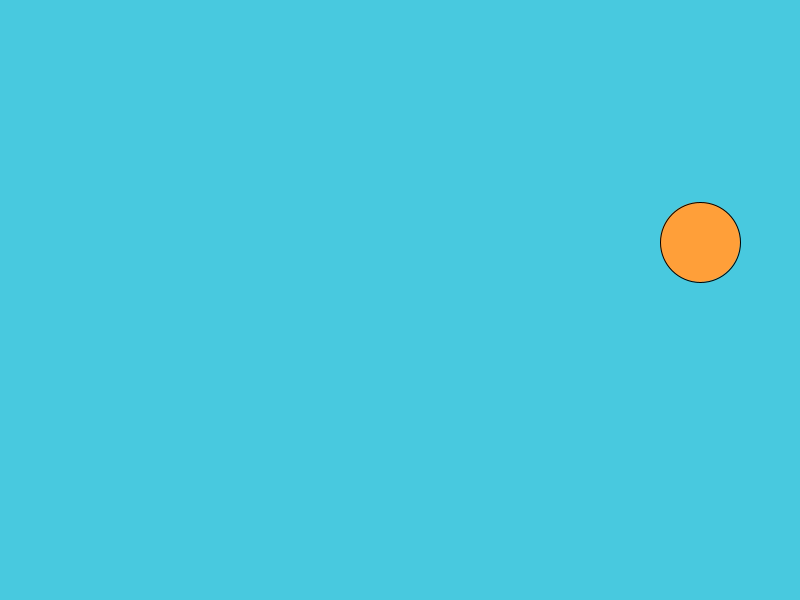
Frame 1 (no input)
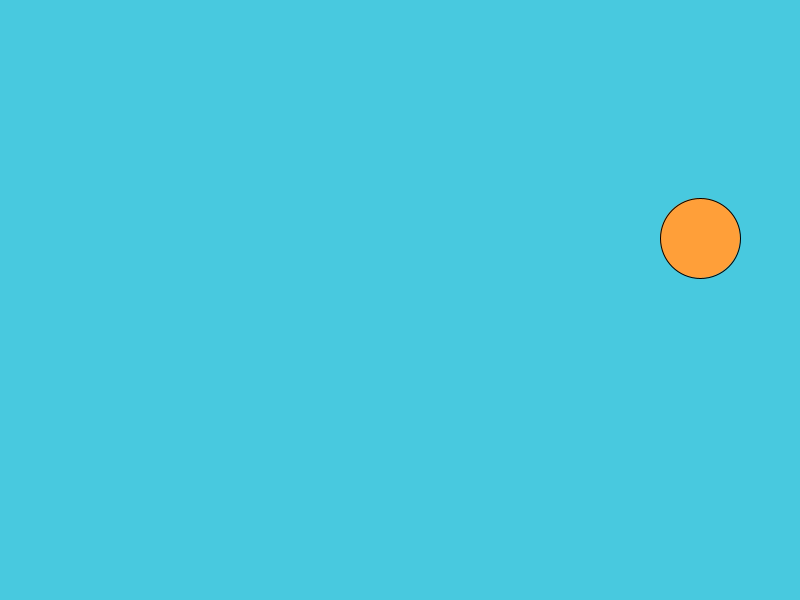
Frame 60 (the mouse pressed at the canvas centre just before this capture)
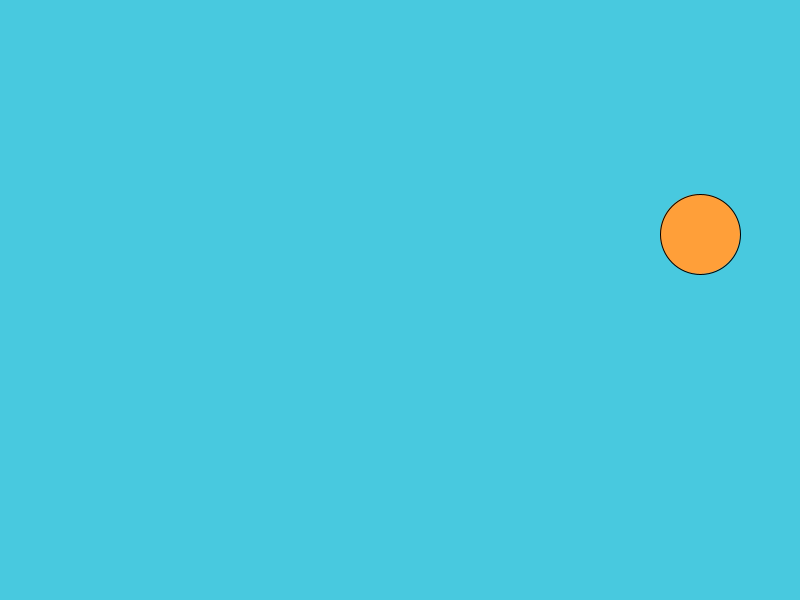
Frame 120 (the mouse held since frame 60 and released just before this capture)

The Processing sketch that drew these frames (run headless with seeded random() and noise(); from frame 60 on, the mouse is pressed at the canvas centre):

// Processing sketch: sketch_200915a
// ── sketch_200915a.pde
float x, y, z;
float size = 75;

void setup()
{
size (800, 600);

}

void draw()
{
background(72,201,223);  
int  d;
d = second();

fill(255,159,57);//matahari
  ellipse(700,250-4*d,80,80);
  

}
